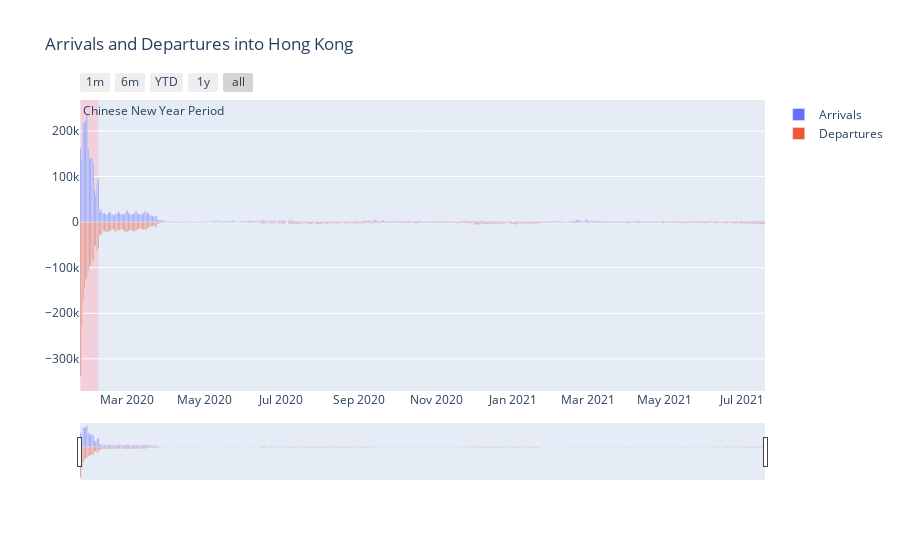

Notebook cell for this chart:
### Markdown cell above
---
# Time Series Analysis

### Code cell
tot = df.sort_values('Date').groupby(['Date']).sum()[["Arrivals", "Departures"]]
fig = go.Figure()
fig.add_trace(go.Bar(x=tot.index, y=tot.Arrivals, name="Arrivals"))
fig.add_trace(go.Bar(x=tot.index, y=-tot.Departures, name="Departures"))
fig.update_layout(barmode='relative', title_text='Arrivals and Departures into Hong Kong')

# Add range slider
fig.update_layout(
    xaxis=dict(
        rangeselector=dict(
            buttons=list([
                dict(count=1,
                     label="1m",
                     step="month",
                     stepmode="backward"),
                dict(count=6,
                     label="6m",
                     step="month",
                     stepmode="backward"),
                dict(count=1,
                     label="YTD",
                     step="year",
                     stepmode="todate"),
                dict(count=1,
                     label="1y",
                     step="year",
                     stepmode="backward"),
                dict(step="all")
            ])
        ),
        rangeslider=dict(
            visible=True
        ),
        type="date"
    ),
    yaxis=dict(
       autorange = True,
       fixedrange= False
   )
)




fig.add_vrect(
    x0=date(2020,1,24), x1=date(2020,2,7),
    fillcolor='LightPink', opacity=0.5,
    annotation_text="Chinese New Year Period", annotation_position="top left",
    layer="below", line_width=0,
)



fig.show()
fig.write_html("./graphs/1_time.html")
dp.Report(dp.Plot(fig)).upload(name = 'All time')

### Figure 1 — Plotly figure (JSON) as saved in the notebook; plotly's stock layout.template omitted (floating-point values rounded to 4 significant figures; data arrays with more than 128 entries replaced by an {"elided": "..."} marker saying what was removed)
{"data": [{"name": "Arrivals", "type": "bar", "x": {"elided": "542 str values"}, "y": {"elided": "542 int values"}}, {"name": "Departures", "type": "bar", "x": {"elided": "542 str values"}, "y": {"elided": "542 int values"}}], "layout": {"annotations": [{"showarrow": false, "text": "Chinese New Year Period", "x": "2020-01-24", "xanchor": "left", "xref": "x", "y": 1, "yanchor": "top", "yref": "y domain"}], "barmode": "relative", "shapes": [{"fillcolor": "LightPink", "layer": "below", "line": {"width": 0}, "opacity": 0.5, "type": "rect", "x0": "2020-01-24", "x1": "2020-02-07", "xref": "x", "y0": 0, "y1": 1, "yref": "y domain"}], "title": {"text": "Arrivals and Departures into Hong Kong"}, "xaxis": {"rangeselector": {"buttons": [{"count": 1, "label": "1m", "step": "month", "stepmode": "backward"}, {"count": 6, "label": "6m", "step": "month", "stepmode": "backward"}, {"count": 1, "label": "YTD", "step": "year", "stepmode": "todate"}, {"count": 1, "label": "1y", "step": "year", "stepmode": "backward"}, {"step": "all"}]}, "rangeslider": {"visible": true}, "type": "date"}, "yaxis": {"autorange": true, "fixedrange": false}}}
